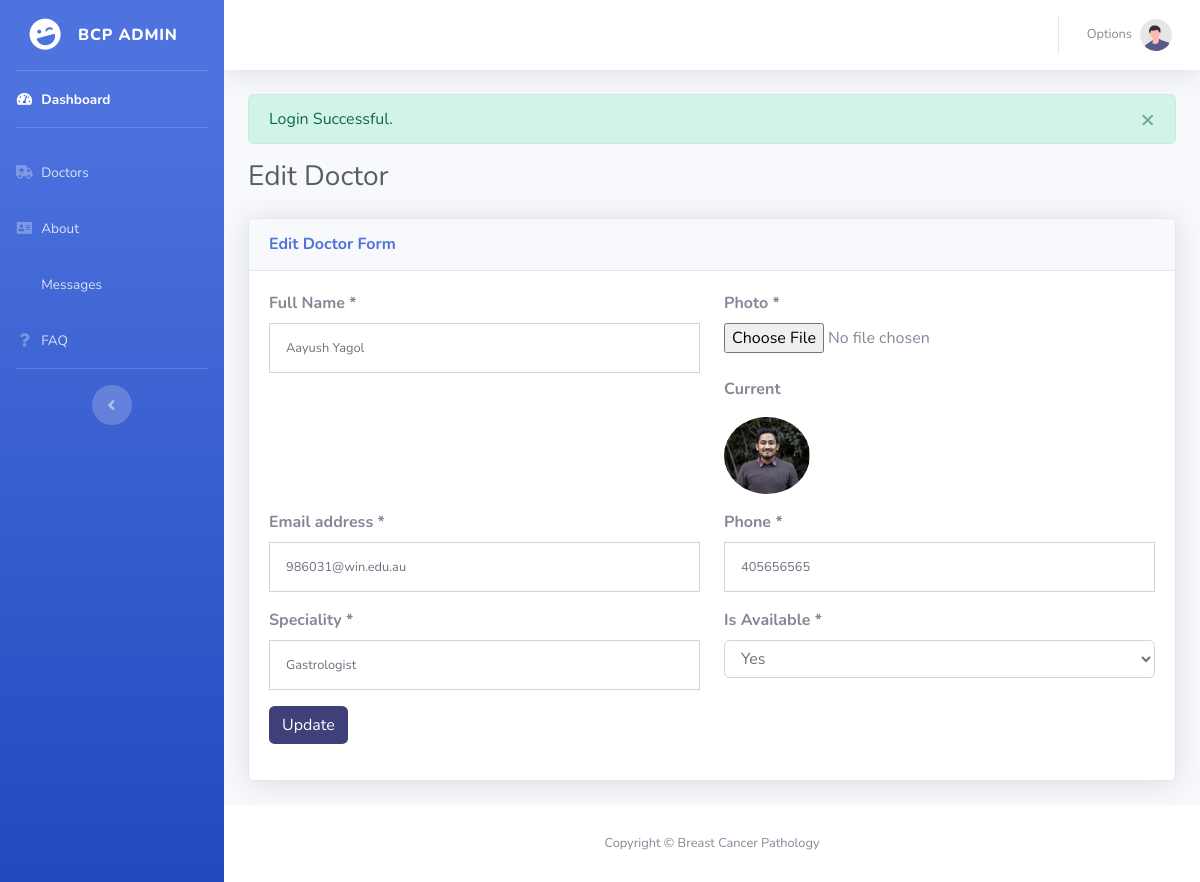
/admin/doctor_edit/1 (signed in), run on the app's committed database.
### tables this page shows
CREATE TABLE `doctors` (
  `id` int NOT NULL,
  `full_name` varchar(255) NOT NULL,
  `speciality` varchar(255) NOT NULL,
  `is_available` tinyint DEFAULT '1',
  `email` varchar(255) NOT NULL,
  `phone` bigint DEFAULT NULL,
  `photo` text NOT NULL,
  `created_at` timestamp NULL DEFAULT CURRENT_TIMESTAMP,
  `updated_at` timestamp NULL DEFAULT CURRENT_TIMESTAMP ON UPDATE CURRENT_TIMESTAMP
);

### app/Core/App.php (called while the page is built, shortened)
<?php
class App {
    protected $method = 'index';
    public function __construct() {
        $url = $this->parseUrl();
        if (file_exists('../app/Controllers/' . ucfirst($url[0]) . '.php')) {
            unset($url[0]);
        }
        $this->controller = new $this->controller;
        if (isset($url[1])) {
            if (method_exists($this->controller, $url[1])) {
                $this->method = $url[1];
                unset($url[1]);
            }
        }
        $this->params = $url ? array_values($url) : [];
        call_user_func_array(array($this->controller, $this->method), $this->params);
    }
    public function parseUrl() {
        if (isset($_GET['url'])) {
            return $url = explode('/', filter_var(rtrim($_GET['url'], '/'), FILTER_SANITIZE_URL));
        }
    }
}

### public/index.php (called while the page is built, shortened)
<?php
$app = new app;

### app/Core/DB.php (called while the page is built, shortened)
<?php
class DB {
    protected $db;
	private $statement;
    public function __construct(){
		$this->db = new PDO(sprintf('mysql:host=%s;dbname=%s', DB_HOST, DB_NAME), DB_USER, DB_PASSWORD);
    }
    public function query($sql, $params = []) {
		$this->statement = $this->db->prepare($sql);
	}
	public function execute() {
		return $this->statement->execute();
	}
	public function bind($parameter, $value, $type = null) {
		switch (is_null($type)) {
			default:
				$type = PDO::PARAM_STR;
		}
		$this->statement->bindValue($parameter, $value, $type);
	}
}

### app/Models/User.php (called while the page is built, shortened)
<?php
include('../app/Core/Model.php');
class User extends Core\Model
{
    public function getDoctorById($id){
         $this->db->query("SELECT * FROM doctors WHERE id=:id");
         $this->db->bind(':id', $id);
         if($this->db->execute()){
            $row = $this->db->single();
            if ($row){
                return $row;
            }else{
                return false;
            }
         }else{
             return false;
         }
    }
}

### app/Core/Model.php (called while the page is built, shortened)
<?php
abstract class Model {
	public function __construct() {
		$this->db = new DB;
	}
}

### app/Views/admin/edit_doctor.php (the view, shortened to what this page needs)
<?php include('../app/Views/admin/base/header.php');?>
<div class="d-sm-flex align-items-center justify-content-between mb-4">
    <h1 class="h3 mb-0 text-gray-800">Edit Doctor</h1>
</div>
<div class="row">
    <div class="col-lg-12">
        <div class="card shadow mb-4">
            <div class="card-header py-3">
                <h6 class="m-0 font-weight-bold text-primary">Edit Doctor Form</h6>
            </div>
            <div class="card-body">
                <form class="user" action="/pathology/admin/update_doctor" method="POST" enctype="multipart/form-data">
                    <div class="form-group row">
                        <div class="col-sm-6 mb-3 mb-sm-0">
                            <label for="phone">Full Name *</label>
                            <input type="text" class="form-control form-control-user" name="full_name" id="exampleFirstName"
                                placeholder="Full Name" value="<?php echo $data['doctor']->full_name ? $data['doctor']->full_name : ''?>" required>
                        </div>
                        <div class="col-sm-6">
                            <label for="phone">Photo *</label>
                            <input type="file" class="form-control-file" name="image" id="exampleLastName" value="<?php
                                if ($data['doctor']->photo){
                                    echo $data['doctor']->photo;
                                }
                            ?>">
                            <br/>
                            <p><b>Current</b></p>
                            <?php
                                if ($data['doctor']->photo){
                                    echo '<img src="'. $data['doctor']->photo .'" class="doctors-img"/>';
                                }
                            ?>
                        </div>
                    </div>
                    <div class="form-group row">
                        <div class="col-sm-6 mb-3 mb-sm-0">
                            <label for="phone">Email address *</label>
                            <input type="text" class="form-control form-control-user" name="email" id="exampleInputEmail"
                                placeholder="Email Address" value="<?php echo $data['doctor']->email ? $data['doctor']->email : ''?>" required>
                        </div>
                        <div class="col-sm-6">
                            <label for="phone">Phone *</label>
                            <input type="number" class="form-control form-control-user" name="phone" id="exampleInputEmail"
                                placeholder="Phone" value="<?php echo $data['doctor']->phone ? $data['doctor']->phone : ''?>" required>
                        </div>
                    </div>
                    <div class="form-group row">
                        <div class="col-sm-6 mb-3 mb-sm-0">
                            <label for="phone">Speciality *</label>
                            <input type="text" class="form-control form-control-user" name="speciality" id="exampleFirstName"
                                placeholder="Full Name" value="<?php echo $data['doctor']->speciality ? $data['doctor']->speciality : ''?>" required>
                        </div>
                        <div class="col-sm-6">
                        <label for="phone">Is Available *</label>
                            <select name="is_available" class="form-control" required>
                                <?php
                                    if ($data['doctor']->is_available == 1){
                                        echo '
                                            <option value="1" selected>Yes</option>
                                            <option value="0">No</option>
                                        ';
                                    }else{
                                        echo '
                                            <option value="1">Yes</option>
                                            <option value="0" selected>No</option>
                                        ';
                                    }
                                ?>
                            </select>
                        </div>
                    </div>
                    <div class="form-group">
                        <button type="submit" class="btn btn-theme btn-md">Update</button>
                    </div>
                </form>
            </div>
        </div>
    </div>
</div>
<?php include('../app/Views/admin/base/footer.php');?>

### public/dashboard/css/custom.admin.css (style rules this page uses)
:root { --theme-color: #3f4079; --theme-light: #3f40791c; --theme-f-color: #fff; }
form.user .form-control-user { border-radius: unset; }
.user label { font-weight: bold; }
.btn-theme { background-color: var(--theme-color); color: var(--theme-f-color); }
.doctors-img { width: 20%; border-radius: 50%; }

### data on the page
doctors: full_name "Aayush Yagol", photo (picture), email "986031@win.edu.au", phone "405656565", speciality "Gastrologist", is_available "Yes"

### other printed values
$_SESSION['alert_success'] "Login Successful."
